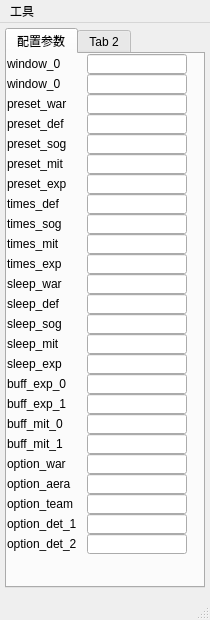
<?xml version="1.0" encoding="UTF-8"?>
<ui version="4.0">
 <class>MainWindow</class>
 <widget class="QMainWindow" name="MainWindow">
  <property name="geometry">
   <rect>
    <x>0</x>
    <y>0</y>
    <width>210</width>
    <height>620</height>
   </rect>
  </property>
  <property name="sizePolicy">
   <sizepolicy hsizetype="Preferred" vsizetype="Preferred">
    <horstretch>0</horstretch>
    <verstretch>0</verstretch>
   </sizepolicy>
  </property>
  <property name="minimumSize">
   <size>
    <width>0</width>
    <height>0</height>
   </size>
  </property>
  <property name="font">
   <font>
    <pointsize>9</pointsize>
    <italic>false</italic>
    <bold>false</bold>
   </font>
  </property>
  <property name="cursor">
   <cursorShape>ArrowCursor</cursorShape>
  </property>
  <property name="windowTitle">
   <string>SOFP</string>
  </property>
  <widget class="QWidget" name="centralwidget">
   <widget class="QTabWidget" name="tabWidget">
    <property name="geometry">
     <rect>
      <x>5</x>
      <y>5</y>
      <width>200</width>
      <height>560</height>
     </rect>
    </property>
    <property name="currentIndex">
     <number>0</number>
    </property>
    <widget class="QWidget" name="tab">
     <attribute name="title">
      <string>配置参数</string>
     </attribute>
     <widget class="QLineEdit" name="lineEdit">
      <property name="geometry">
       <rect>
        <x>80</x>
        <y>0</y>
        <width>100</width>
        <height>20</height>
       </rect>
      </property>
      <property name="text">
       <string/>
      </property>
     </widget>
     <widget class="QLineEdit" name="lineEdit_2">
      <property name="geometry">
       <rect>
        <x>80</x>
        <y>20</y>
        <width>100</width>
        <height>20</height>
       </rect>
      </property>
     </widget>
     <widget class="QLabel" name="label">
      <property name="geometry">
       <rect>
        <x>0</x>
        <y>0</y>
        <width>80</width>
        <height>20</height>
       </rect>
      </property>
      <property name="text">
       <string>window_0</string>
      </property>
     </widget>
     <widget class="QLabel" name="label_2">
      <property name="geometry">
       <rect>
        <x>0</x>
        <y>20</y>
        <width>80</width>
        <height>20</height>
       </rect>
      </property>
      <property name="text">
       <string>window_0</string>
      </property>
     </widget>
     <widget class="QLabel" name="label_3">
      <property name="geometry">
       <rect>
        <x>0</x>
        <y>40</y>
        <width>80</width>
        <height>20</height>
       </rect>
      </property>
      <property name="text">
       <string>preset_war</string>
      </property>
     </widget>
     <widget class="QLabel" name="label_4">
      <property name="geometry">
       <rect>
        <x>0</x>
        <y>60</y>
        <width>80</width>
        <height>20</height>
       </rect>
      </property>
      <property name="text">
       <string>preset_def</string>
      </property>
     </widget>
     <widget class="QLabel" name="label_5">
      <property name="geometry">
       <rect>
        <x>0</x>
        <y>80</y>
        <width>80</width>
        <height>20</height>
       </rect>
      </property>
      <property name="text">
       <string>preset_sog</string>
      </property>
     </widget>
     <widget class="QLabel" name="label_6">
      <property name="geometry">
       <rect>
        <x>0</x>
        <y>100</y>
        <width>80</width>
        <height>20</height>
       </rect>
      </property>
      <property name="text">
       <string>preset_mit</string>
      </property>
     </widget>
     <widget class="QLabel" name="label_7">
      <property name="geometry">
       <rect>
        <x>0</x>
        <y>120</y>
        <width>80</width>
        <height>20</height>
       </rect>
      </property>
      <property name="text">
       <string>preset_exp</string>
      </property>
     </widget>
     <widget class="QLabel" name="label_8">
      <property name="geometry">
       <rect>
        <x>0</x>
        <y>180</y>
        <width>80</width>
        <height>20</height>
       </rect>
      </property>
      <property name="text">
       <string>times_mit</string>
      </property>
     </widget>
     <widget class="QLabel" name="label_9">
      <property name="geometry">
       <rect>
        <x>0</x>
        <y>220</y>
        <width>80</width>
        <height>20</height>
       </rect>
      </property>
      <property name="text">
       <string>sleep_war</string>
      </property>
     </widget>
     <widget class="QLabel" name="label_10">
      <property name="geometry">
       <rect>
        <x>0</x>
        <y>200</y>
        <width>80</width>
        <height>20</height>
       </rect>
      </property>
      <property name="text">
       <string>times_exp</string>
      </property>
     </widget>
     <widget class="QLabel" name="label_11">
      <property name="geometry">
       <rect>
        <x>0</x>
        <y>140</y>
        <width>80</width>
        <height>20</height>
       </rect>
      </property>
      <property name="text">
       <string>times_def</string>
      </property>
     </widget>
     <widget class="QLabel" name="label_12">
      <property name="geometry">
       <rect>
        <x>0</x>
        <y>160</y>
        <width>80</width>
        <height>20</height>
       </rect>
      </property>
      <property name="text">
       <string>times_sog</string>
      </property>
     </widget>
     <widget class="QLabel" name="label_13">
      <property name="geometry">
       <rect>
        <x>0</x>
        <y>240</y>
        <width>80</width>
        <height>20</height>
       </rect>
      </property>
      <property name="text">
       <string>sleep_def</string>
      </property>
     </widget>
     <widget class="QLabel" name="label_14">
      <property name="geometry">
       <rect>
        <x>0</x>
        <y>300</y>
        <width>80</width>
        <height>20</height>
       </rect>
      </property>
      <property name="text">
       <string>sleep_exp</string>
      </property>
     </widget>
     <widget class="QLabel" name="label_15">
      <property name="geometry">
       <rect>
        <x>0</x>
        <y>260</y>
        <width>80</width>
        <height>20</height>
       </rect>
      </property>
      <property name="text">
       <string>sleep_sog</string>
      </property>
     </widget>
     <widget class="QLabel" name="label_16">
      <property name="geometry">
       <rect>
        <x>0</x>
        <y>320</y>
        <width>80</width>
        <height>20</height>
       </rect>
      </property>
      <property name="text">
       <string>buff_exp_0</string>
      </property>
     </widget>
     <widget class="QLabel" name="label_17">
      <property name="geometry">
       <rect>
        <x>0</x>
        <y>280</y>
        <width>80</width>
        <height>20</height>
       </rect>
      </property>
      <property name="text">
       <string>sleep_mit</string>
      </property>
     </widget>
     <widget class="QLabel" name="label_18">
      <property name="geometry">
       <rect>
        <x>0</x>
        <y>340</y>
        <width>80</width>
        <height>20</height>
       </rect>
      </property>
      <property name="text">
       <string>buff_exp_1</string>
      </property>
     </widget>
     <widget class="QLabel" name="label_19">
      <property name="geometry">
       <rect>
        <x>0</x>
        <y>400</y>
        <width>80</width>
        <height>20</height>
       </rect>
      </property>
      <property name="text">
       <string>option_war</string>
      </property>
     </widget>
     <widget class="QLabel" name="label_20">
      <property name="geometry">
       <rect>
        <x>0</x>
        <y>360</y>
        <width>80</width>
        <height>20</height>
       </rect>
      </property>
      <property name="text">
       <string>buff_mit_0</string>
      </property>
     </widget>
     <widget class="QLabel" name="label_21">
      <property name="geometry">
       <rect>
        <x>0</x>
        <y>420</y>
        <width>80</width>
        <height>20</height>
       </rect>
      </property>
      <property name="text">
       <string>option_aera</string>
      </property>
     </widget>
     <widget class="QLabel" name="label_22">
      <property name="geometry">
       <rect>
        <x>0</x>
        <y>380</y>
        <width>80</width>
        <height>20</height>
       </rect>
      </property>
      <property name="text">
       <string>buff_mit_1</string>
      </property>
     </widget>
     <widget class="QLabel" name="label_23">
      <property name="geometry">
       <rect>
        <x>0</x>
        <y>440</y>
        <width>80</width>
        <height>20</height>
       </rect>
      </property>
      <property name="text">
       <string>option_team</string>
      </property>
     </widget>
     <widget class="QLabel" name="label_25">
      <property name="geometry">
       <rect>
        <x>0</x>
        <y>460</y>
        <width>80</width>
        <height>20</height>
       </rect>
      </property>
      <property name="text">
       <string>option_det_1</string>
      </property>
     </widget>
     <widget class="QLabel" name="label_27">
      <property name="geometry">
       <rect>
        <x>0</x>
        <y>480</y>
        <width>80</width>
        <height>20</height>
       </rect>
      </property>
      <property name="text">
       <string>option_det_2</string>
      </property>
     </widget>
     <widget class="QLineEdit" name="lineEdit_3">
      <property name="geometry">
       <rect>
        <x>80</x>
        <y>40</y>
        <width>100</width>
        <height>20</height>
       </rect>
      </property>
     </widget>
     <widget class="QLineEdit" name="lineEdit_4">
      <property name="geometry">
       <rect>
        <x>80</x>
        <y>60</y>
        <width>100</width>
        <height>20</height>
       </rect>
      </property>
     </widget>
     <widget class="QLineEdit" name="lineEdit_5">
      <property name="geometry">
       <rect>
        <x>80</x>
        <y>80</y>
        <width>100</width>
        <height>20</height>
       </rect>
      </property>
     </widget>
     <widget class="QLineEdit" name="lineEdit_6">
      <property name="geometry">
       <rect>
        <x>80</x>
        <y>100</y>
        <width>100</width>
        <height>20</height>
       </rect>
      </property>
     </widget>
     <widget class="QLineEdit" name="lineEdit_7">
      <property name="geometry">
       <rect>
        <x>80</x>
        <y>160</y>
        <width>100</width>
        <height>20</height>
       </rect>
      </property>
     </widget>
     <widget class="QLineEdit" name="lineEdit_8">
      <property name="geometry">
       <rect>
        <x>80</x>
        <y>140</y>
        <width>100</width>
        <height>20</height>
       </rect>
      </property>
     </widget>
     <widget class="QLineEdit" name="lineEdit_9">
      <property name="geometry">
       <rect>
        <x>80</x>
        <y>120</y>
        <width>100</width>
        <height>20</height>
       </rect>
      </property>
     </widget>
     <widget class="QLineEdit" name="lineEdit_10">
      <property name="geometry">
       <rect>
        <x>80</x>
        <y>180</y>
        <width>100</width>
        <height>20</height>
       </rect>
      </property>
     </widget>
     <widget class="QLineEdit" name="lineEdit_11">
      <property name="geometry">
       <rect>
        <x>80</x>
        <y>200</y>
        <width>100</width>
        <height>20</height>
       </rect>
      </property>
     </widget>
     <widget class="QLineEdit" name="lineEdit_12">
      <property name="geometry">
       <rect>
        <x>80</x>
        <y>260</y>
        <width>100</width>
        <height>20</height>
       </rect>
      </property>
     </widget>
     <widget class="QLineEdit" name="lineEdit_13">
      <property name="geometry">
       <rect>
        <x>80</x>
        <y>240</y>
        <width>100</width>
        <height>20</height>
       </rect>
      </property>
     </widget>
     <widget class="QLineEdit" name="lineEdit_14">
      <property name="geometry">
       <rect>
        <x>80</x>
        <y>220</y>
        <width>100</width>
        <height>20</height>
       </rect>
      </property>
     </widget>
     <widget class="QLineEdit" name="lineEdit_15">
      <property name="geometry">
       <rect>
        <x>80</x>
        <y>280</y>
        <width>100</width>
        <height>20</height>
       </rect>
      </property>
     </widget>
     <widget class="QLineEdit" name="lineEdit_16">
      <property name="geometry">
       <rect>
        <x>80</x>
        <y>300</y>
        <width>100</width>
        <height>20</height>
       </rect>
      </property>
     </widget>
     <widget class="QLineEdit" name="lineEdit_17">
      <property name="geometry">
       <rect>
        <x>80</x>
        <y>360</y>
        <width>100</width>
        <height>20</height>
       </rect>
      </property>
     </widget>
     <widget class="QLineEdit" name="lineEdit_18">
      <property name="geometry">
       <rect>
        <x>80</x>
        <y>340</y>
        <width>100</width>
        <height>20</height>
       </rect>
      </property>
     </widget>
     <widget class="QLineEdit" name="lineEdit_19">
      <property name="geometry">
       <rect>
        <x>80</x>
        <y>320</y>
        <width>100</width>
        <height>20</height>
       </rect>
      </property>
     </widget>
     <widget class="QLineEdit" name="lineEdit_20">
      <property name="geometry">
       <rect>
        <x>80</x>
        <y>380</y>
        <width>100</width>
        <height>20</height>
       </rect>
      </property>
     </widget>
     <widget class="QLineEdit" name="lineEdit_21">
      <property name="geometry">
       <rect>
        <x>80</x>
        <y>400</y>
        <width>100</width>
        <height>20</height>
       </rect>
      </property>
     </widget>
     <widget class="QLineEdit" name="lineEdit_22">
      <property name="geometry">
       <rect>
        <x>80</x>
        <y>460</y>
        <width>100</width>
        <height>20</height>
       </rect>
      </property>
     </widget>
     <widget class="QLineEdit" name="lineEdit_23">
      <property name="geometry">
       <rect>
        <x>80</x>
        <y>440</y>
        <width>100</width>
        <height>20</height>
       </rect>
      </property>
     </widget>
     <widget class="QLineEdit" name="lineEdit_24">
      <property name="geometry">
       <rect>
        <x>80</x>
        <y>420</y>
        <width>100</width>
        <height>20</height>
       </rect>
      </property>
     </widget>
     <widget class="QLineEdit" name="lineEdit_25">
      <property name="geometry">
       <rect>
        <x>80</x>
        <y>480</y>
        <width>100</width>
        <height>20</height>
       </rect>
      </property>
     </widget>
    </widget>
    <widget class="QWidget" name="tab_2">
     <attribute name="title">
      <string>Tab 2</string>
     </attribute>
     <widget class="QPushButton" name="pushButton">
      <property name="geometry">
       <rect>
        <x>60</x>
        <y>500</y>
        <width>75</width>
        <height>24</height>
       </rect>
      </property>
      <property name="text">
       <string>PushButton</string>
      </property>
     </widget>
    </widget>
   </widget>
  </widget>
  <widget class="QMenuBar" name="menubar">
   <property name="geometry">
    <rect>
     <x>0</x>
     <y>0</y>
     <width>210</width>
     <height>22</height>
    </rect>
   </property>
   <widget class="QMenu" name="menu">
    <property name="tabletTracking">
     <bool>true</bool>
    </property>
    <property name="title">
     <string>工具</string>
    </property>
    <addaction name="action1"/>
    <addaction name="action2"/>
   </widget>
   <addaction name="menu"/>
  </widget>
  <widget class="QStatusBar" name="statusbar"/>
  <action name="action1">
   <property name="text">
    <string>查找句柄</string>
   </property>
   <property name="font">
    <font/>
   </property>
  </action>
  <action name="action2">
   <property name="text">
    <string>切换透明</string>
   </property>
  </action>
  <action name="action1_2">
   <property name="text">
    <string>1</string>
   </property>
  </action>
 </widget>
 <resources/>
 <connections/>
</ui>
